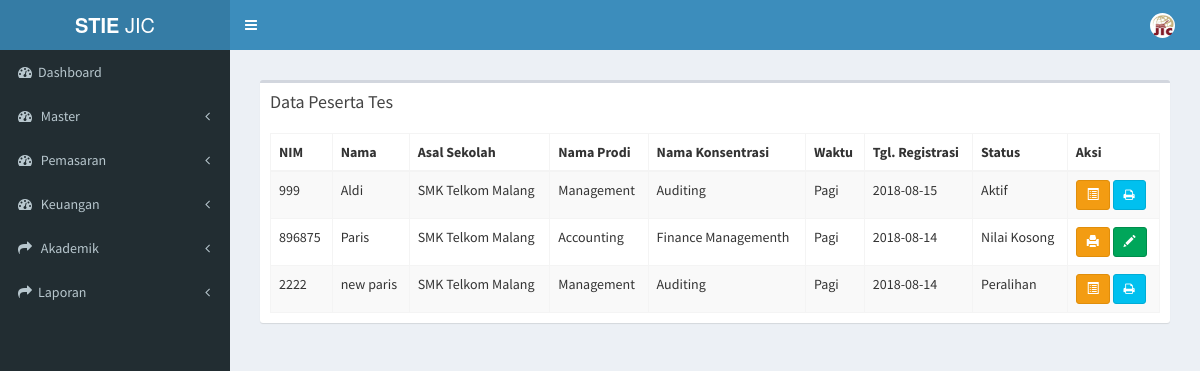
Page /index.php/daftar_ulang/data_peserta_tes on the earlier database version.
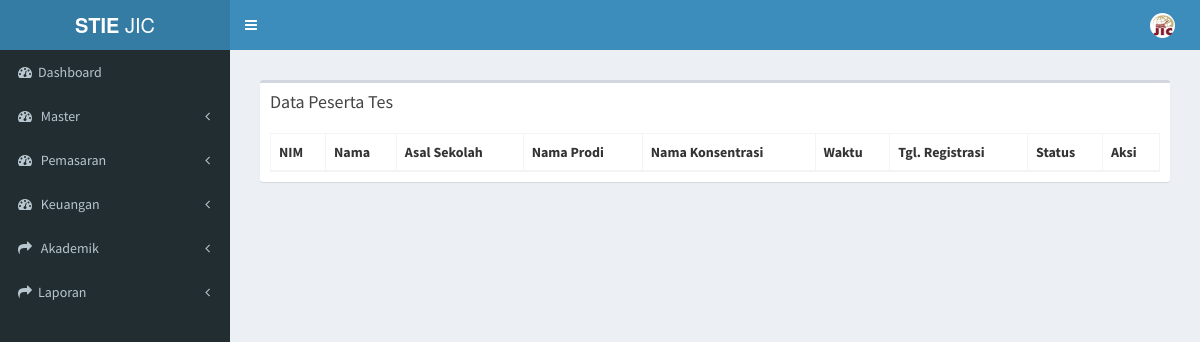
Same page on the later database version.
### tables this page shows
CREATE TABLE `tb_mahasiswa` (
  `id_mahasiswa` varchar(7) NOT NULL,
  `id_du` varchar(15) NOT NULL,
  `nama_mahasiswa` varchar(50) NOT NULL,
  `nim` varchar(15) NOT NULL,
  `id_status` varchar(2) NOT NULL,
  `id_konsentrasi` varchar(7) NOT NULL,
  `id_hasil_tes` varchar(7) NOT NULL,
  `id_sekolah` varchar(6) NOT NULL,
  `id_waktu` varchar(1) NOT NULL,
  `id_grade` varchar(2) NOT NULL,
  `semester_aktif` int(1) NOT NULL
);

CREATE TABLE `tb_sekolah` (
  `id_sekolah` varchar(6) NOT NULL,
  `nama_sekolah` varchar(30) NOT NULL,
  `alamat_sekolah` text NOT NULL,
  `jenis_sekolah` varchar(6) NOT NULL
);

CREATE TABLE `tb_prodi` (
  `id_prodi` varchar(6) NOT NULL,
  `nama_prodi` varchar(20) NOT NULL,
  `ketua_prodi` varchar(50) NOT NULL
);

CREATE TABLE `tb_konsentrasi` (
  `id_konsentrasi` varchar(6) NOT NULL,
  `nama_konsentrasi` varchar(20) NOT NULL,
  `id_prodi` varchar(6) NOT NULL
);

CREATE TABLE `tb_waktu` (
  `id_waktu` int(11) NOT NULL,
  `waktu` varchar(10) NOT NULL
);

CREATE TABLE `tb_mhs_add` (
  `id_mahasiswa` varchar(11) NOT NULL,
  `tgl_du` date NOT NULL,
  `id_transportasi` varchar(2) NOT NULL,
  `id_jt` varchar(2) NOT NULL,
  `ipk` float NOT NULL
);

CREATE TABLE `tb_status_mhs` (
  `id_status` int(2) NOT NULL,
  `status_mhs` varchar(20) NOT NULL
);

### application/controllers/daftar_ulang.php (called while the page is built, shortened)
<?php
class daftar_ulang extends CI_Controller {
	public function __construct()
	{
		$this->load->model('daftar_ulang_model');
		$this->load->model('tamu_model');
		$this->load->model('mahasiswa_model');
	}
	public function data_peserta_tes()
	{
			$data['du'] = $this->daftar_ulang_model->data_peserta_tes();
			$data['main_view'] = 'Daftar/data_daftarulang_view';
			$this->load->view('template', $data);
	}
}

### index.php (called while the page is built, shortened)
<?php
require_once BASEPATH.'core/CodeIgniter.php';

### application/models/daftar_ulang_model.php (called while the page is built, shortened)
<?php
class Daftar_ulang_model extends CI_Model {
  public function data_peserta_tes(){
    return $this->db->join('tb_konsentrasi','tb_konsentrasi.id_konsentrasi=tb_mahasiswa.id_konsentrasi')
              ->join('tb_prodi','tb_prodi.id_prodi=tb_konsentrasi.id_prodi')
              ->join('tb_sekolah','tb_sekolah.id_sekolah=tb_mahasiswa.id_sekolah')
              ->join('tb_alamat','tb_alamat.id_mahasiswa=tb_mahasiswa.id_mahasiswa')
              ->join('tb_bio','tb_bio.id_mahasiswa=tb_mahasiswa.id_mahasiswa')
              ->join('tb_kontak','tb_kontak.id_mahasiswa=tb_mahasiswa.id_mahasiswa')
              ->join('tb_waktu','tb_waktu.id_waktu=tb_mahasiswa.id_waktu')
              ->join('tb_status_mhs','tb_status_mhs.id_status=tb_mahasiswa.id_status')
              ->join('tb_mhs_add','tb_mhs_add.id_mahasiswa=tb_mahasiswa.id_mahasiswa')
              ->where('tb_mahasiswa.id_waktu', '1')
              ->get('tb_mahasiswa')
              ->result();
  }
}

### application/views/Daftar/data_daftarulang_view.php (the view, shortened to what this page needs)
<section class="content">
      <div class="row">
        <div class="col-xs-12">
          <div class="box">
            <div class="box-header">
              <h3 class="box-title">Data Peserta Tes</h3>
            </div>
            <div class="box-body">
              <table id="example1" class="table table-bordered table-striped">
                <thead>
                <tr>
                  <th>NIM</th>
                  <th>Nama</th>
                  <th>Asal Sekolah</th>
                  <th>Nama Prodi</th>
                  <th>Nama Konsentrasi</th>
                  <th>Waktu</th>
                  <th>Tgl. Registrasi</th>
                  <th>Status</th>
                  <th>Aksi</th>
                </tr>
                </thead>
                <tbody>
                <?php
                foreach ($du as $data) {
                    if ($data->status_mhs == 'Nilai Kosong') {
                       echo '
                <tr>
                  <td>'.$data->nim.'</td>
                  <td>'.$data->nama_mahasiswa.'
                  </td>
                  <td>'.$data->nama_sekolah.'</td>
                  <td>'.$data->nama_prodi.'</td>
                  <td>'.$data->nama_konsentrasi.'</td>
                  <td>'.$data->waktu.'</td>
                  <td>'.$data->tgl_du.'</td>
                  <td>'.$data->status_mhs.'</td>
                  <td>
                     <a href="'.base_url('daftar_ulang/print_ljk/'.$data->id_mahasiswa).'" target="_blank" class="btn btn-warning btn-sm" title="Print Lembar Jawaban"><i class="glyphicon glyphicon-print" ></i><span class="tooltiptext">Print LJK</span></a>
                     <a href="'.base_url('hasil_tes/page_input_nilai/'.$data->id_mahasiswa).'" class="btn btn-success  btn-sm" title="Input Nilai Tes"><i class="glyphicon glyphicon-pencil"></i><span class="tooltiptext">Input Nilai Tes</span></a>
                  </td>
                </tr>
                ';
                  } else {
                      echo '
                <tr>
                  <td>'.$data->nim.'</td>
                  <td>'.$data->nama_mahasiswa.'
                  </td>
                  <td>'.$data->nama_sekolah.'</td>
                  <td>'.$data->nama_prodi.'</td>
                  <td>'.$data->nama_konsentrasi.'</td>
                  <td>'.$data->waktu.'</td>
                  <td>'.$data->tgl_du.'</td>
                  <td>'.$data->status_mhs.'</td>
                  <td>
                    <a href="'.base_url('daftar_ulang/detail_nilai/'.$data->id_mahasiswa).'" class="btn btn-warning btn-sm" title="Detail"><i class="glyphicon glyphicon-list-alt"></i><span class="tooltiptext">Detail</span></a>
                     <a href="'.base_url('hasil_tes/print_hasil_tes/'.$data->id_mahasiswa.'/'.$data->id_hasil_tes).'" target="_blank" class="btn btn-info btn-sm" title="Print Hasil Tes"><i class="fa fa-print"></i><span class="tooltiptext">Print Hasil Tes</span></a>
                  </td>
                </tr>
                ';
                }
                }
              ?>
                </tbody>
              </table>
            </div>
          </div>
        </div>
      </div>
    </section>

### application/views/template.php (shortened to what this page needs)
<!DOCTYPE html>
<html>
<head>
  <link rel="stylesheet" href="<?php echo base_url(); ?>assets/css/bootstrap.min.css">
  <link rel="stylesheet" href="https://cdnjs.cloudflare.com/ajax/libs/font-awesome/4.5.0/css/font-awesome.min.css">
  <link rel="stylesheet" href="https://cdnjs.cloudflare.com/ajax/libs/ionicons/2.0.1/css/ionicons.min.css">
  <link rel="stylesheet" href="<?php echo base_url(); ?>assets/dist/css/AdminLTE.min.css">
  <link rel="stylesheet" href="<?php echo base_url(); ?>assets/dist/css/skins/_all-skins.min.css">
  <link rel="stylesheet" href="<?php echo base_url(); ?>assets/plugins/select2/select2.min.css">
  <link rel="stylesheet" href="<?php echo base_url(); ?>assets/css/styleku.css">
  <link rel="stylesheet" href="<?php echo base_url(); ?>assets/plugins/datatables/dataTables.bootstrap.css">
</head>
<body class="hold-transition skin-blue sidebar-mini">
<div class="wrapper">
  <header class="main-header">
    <a href="../../index2.html" class="logo">
      <span class="logo-lg"><b>STIE </b>JIC</span>
    </a>
    <nav class="navbar navbar-static-top">
      <a href="#" class="sidebar-toggle" data-toggle="offcanvas" role="button">
      </a>
      <div class="navbar-custom-menu">
        <ul class="nav navbar-nav">
          <li class="dropdown user user-menu">
            <a href="#" class="dropdown-toggle" data-toggle="dropdown">
              <img src="<?php echo base_url(); ?>/assets/img/jic.png" class="user-image" alt="User Image">
            </a>
          </li>
        </ul>
      </div>
    </nav>
  </header>
  <aside class="main-sidebar">
    <section class="sidebar">
      <ul class="sidebar-menu">
        <?php
          if($this->session->userdata('level') == 5){ ?>
            <li><a href="<?php echo base_url(); ?>dashboard"> <i class="fa fa-dashboard"></i> <span>Dashboard</span></a></li>
            <li><a href="<?php echo base_url(); ?>mahasiswa/history_pendidikan"><i class="fa fa-history"></i> <span>History Pendidikan</span></a></li>
            <li><a href="<?php echo base_url(); ?>mahasiswa/krs_mahasiswa"><i class="fa fa-book"></i> <span>KRS Mahasiswa</span></a></li>
            <li><a href="<?php echo base_url(); ?>mahasiswa/history_nilai"><i class="fa fa-file-text"></i> <span>History Nilai</span></a></li>
            <li><a href="<?php echo base_url(); ?>mahasiswa/jadwal_mhs"><i class="fa fa-file-text"></i> <span>Jadwal</span></a></li>
            <li><a href="<?php echo base_url(); ?>mahasiswa/aktivitas_perkuliahan"><i class="fa fa-calendar-o"></i> <span>Aktivitas Perkuliahan</span></a></li>
            <li><a href="<?php echo base_url(); ?>mahasiswa/prestasi"><i class="fa fa-graduation-cap"></i> <span>Prestasi</span></a></li>
          <?php } else { ?>
            <li><a href="<?php echo base_url(); ?>dashboard"><i class="fa fa-dashboard"></i><span>Dashboard</span></a></li>
        <li class="treeview">
          <a href="#">
            <i class="fa fa-dashboard"></i> <span>Master</span>
            <span class="pull-right-container">
              <i class="fa fa-angle-left pull-right"></i>
            </span>
          </a>
        </li>
        <li class="treeview">
          <a href="#">
            <i class="fa fa-dashboard"></i> <span> Pemasaran </span>
            <span class="pull-right-container">
              <i class="fa fa-angle-left pull-right"></i>
            </span>
          </a>
        </li>
        <li class="treeview">
          <a href="#">
            <i class="fa fa-dashboard"></i> <span> Keuangan </span>
            <span class="pull-right-container">
              <i class="fa fa-angle-left pull-right"></i>
            </span>
          </a>
        </li>
         <li class="treeview">
          <a href="#">
            <i class="fa fa-share"></i> <span>Akademik</span>
            <span class="pull-right-container">
              <i class="fa fa-angle-left pull-right"></i>
            </span>
          </a>
        </li>
        <li class="treeview">
              <a href="#"><i class="fa fa-share"></i><span>Laporan</span>
                <span class="pull-right-container">
                  <i class="fa fa-angle-left pull-right"></i>
                </span>
              </a>
            </li>
          <?php } ?>
      </ul>
    </section>
  </aside>
  <div class="content-wrapper">
    <section class="content">
      <?php $this->load->view($main_view); ?>
    </section>
  </div>
    </div>
</body>
</html>

### application/views/template.php (style rules this page uses)
a { position: relative; display: inline-block; }

Differences in the rows shown:
removed tb_mahasiswa: nim "999", nama_mahasiswa "Aldi", id_sekolah.nama_sekolah "SMK Telkom Malang", tb_prodi.nama_prodi "Management", id_konsentrasi.nama_konsentrasi "Auditing", id_waktu.waktu "Pagi", tb_mhs_add.tgl_du "2018-08-15", id_status.status_mhs "Aktif"
removed tb_mahasiswa: nim "896875", nama_mahasiswa "Paris", id_sekolah.nama_sekolah "SMK Telkom Malang", tb_prodi.nama_prodi "Accounting", id_konsentrasi.nama_konsentrasi "Finance Managementh", id_waktu.waktu "Pagi", tb_mhs_add.tgl_du "2018-08-14", id_status.status_mhs "Nilai Kosong"
removed tb_mahasiswa: nim "2222", nama_mahasiswa "new paris", id_sekolah.nama_sekolah "SMK Telkom Malang", tb_prodi.nama_prodi "Management", id_konsentrasi.nama_konsentrasi "Auditing", id_waktu.waktu "Pagi", tb_mhs_add.tgl_du "2018-08-14", id_status.status_mhs "Peralihan"
